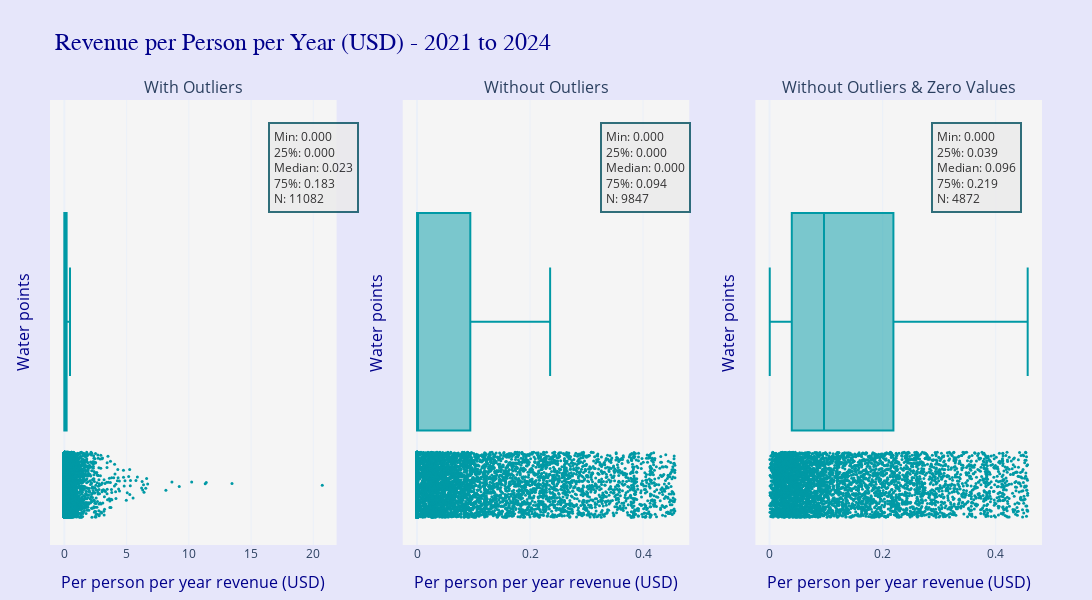

Source (notebook cell):
### Code cell
# =========================================================
# 1) Ensure year numeric + (optional) filter years 2021–2024
# =========================================================
df = df.copy()
df["year"] = pd.to_numeric(df["year"], errors="coerce")
df = df[(df["year"] >= 2021) & (df["year"] <= 2024)].copy()

# =========================================================
# 2) Build comparable metric per_person_per_year
#    IMPORTANT FIX:
#    Exclude invalid denominators (wp_pop_last <= 0) so we don't
#    keep +inf values (Python) that Excel drops as invalid.
# =========================================================
df = df[pd.to_numeric(df["wp_pop_last"], errors="coerce") > 0].copy()
df["wp_revenue_USD"] = pd.to_numeric(df["wp_revenue_USD"], errors="coerce")
df["wp_pop_last"] = pd.to_numeric(df["wp_pop_last"], errors="coerce")

df["per_person_per_year"] = df["wp_revenue_USD"] / df["wp_pop_last"]

# Keep finite values only (safety)
df = df[np.isfinite(df["per_person_per_year"])].copy()

# Base set: non-negative (includes zeros), aligns with Excel
df_filtered = df[df["per_person_per_year"] >= 0].copy()

# =========================================================
# 3) OUTLIER REMOVAL using IQR (on the base set)
# =========================================================
Q1 = df_filtered["per_person_per_year"].quantile(0.25)
Q3 = df_filtered["per_person_per_year"].quantile(0.75)
IQR = Q3 - Q1

lower = Q1 - 1.5 * IQR
upper = Q3 + 1.5 * IQR

filtered_df = df_filtered[
    (df_filtered["per_person_per_year"] >= lower) &
    (df_filtered["per_person_per_year"] <= upper)
].copy()

# Remove zeros from the IQR-filtered set
filtered_non_zero_df = filtered_df[filtered_df["per_person_per_year"] > 0].copy()

# =========================================================
# 4) Stats helper
# =========================================================
def stats_summary(series: pd.Series):
    s = series.astype(float)
    return {
        "min": float(s.min()),
        "q1": float(s.quantile(0.25)),
        "median": float(s.median()),
        "q3": float(s.quantile(0.75)),
        "n": int(s.shape[0]),
    }

stats1 = stats_summary(df_filtered["per_person_per_year"])          # with outliers
stats2 = stats_summary(filtered_df["per_person_per_year"])          # without outliers
stats3 = stats_summary(filtered_non_zero_df["per_person_per_year"]) # no outliers & no zero

# (Optional) sanity prints
print("df.shape:", df.shape)
print("With outliers:", len(df_filtered))
print("Without outliers:", len(filtered_df))
print("Without outliers & zeros:", len(filtered_non_zero_df))
print("Zero values in df_filtered:", (df_filtered["per_person_per_year"] == 0).sum())
print("Zero values in filtered_df:", (filtered_df["per_person_per_year"] == 0).sum())

# =========================================================
# 5) PLOT
# =========================================================
fig = make_subplots(
    rows=1, cols=3,
    subplot_titles=("With Outliers", "Without Outliers", "Without Outliers & Zero Values")
)

color_main = "#0099a5"

# Main boxplots
fig.add_trace(go.Box(
    x=df_filtered["per_person_per_year"],
    name="",
    boxpoints="all",
    marker=dict(color=color_main, size=3)
), row=1, col=1)

fig.add_trace(go.Box(
    x=filtered_df["per_person_per_year"],
    name="",
    boxpoints="all",
    marker=dict(color=color_main, size=3)
), row=1, col=2)

fig.add_trace(go.Box(
    x=filtered_non_zero_df["per_person_per_year"],
    name="",
    boxpoints="all",
    marker=dict(color=color_main, size=3)
), row=1, col=3)

# Annotation boxes
positions = [0.22, 0.60, 0.98]
stats_list = [stats1, stats2, stats3]

for i, s in enumerate(stats_list):
    fig.add_annotation(
        x=positions[i], y=0.95, xref="paper", yref="paper",
        text=(
            f"Min: {s['min']:.3f}<br>"
            f"25%: {s['q1']:.3f}<br>"
            f"Median: {s['median']:.3f}<br>"
            f"75%: {s['q3']:.3f}<br>"
            f"N: {s['n']}"
        ),
        showarrow=False,
        font=dict(size=12, color="black"),
        align="left",
        bgcolor="#ebeaeb",
        bordercolor="#004d5c",
        borderwidth=2,
        borderpad=4,
        opacity=0.8
    )

fig.update_layout(
    title_text="Revenue per Person per Year (USD) - 2021 to 2024",
    template="plotly_white",
    height=600,
    width=1600,
    paper_bgcolor="lavender",
    plot_bgcolor="whitesmoke",
    title_font=dict(size=24, family="Arial", color="darkblue"),
    showlegend=False,
    margin=dict(l=50, r=50, t=100, b=50)
)

fig.update_xaxes(
    title_text="Per person per year revenue (USD)",
    title_font=dict(size=16, color="darkblue")
)
fig.update_yaxes(
    title_text="Water points",
    title_font=dict(size=16, color="darkblue")
)

fig.show()

pio.write_image(fig, "revenue_per_person.svg", format="svg")

### Figure 1 — Plotly figure (JSON) as saved in the notebook; plotly's stock layout.template omitted (floating-point values rounded to 4 significant figures; data arrays with more than 128 entries replaced by an {"elided": "..."} marker saying what was removed)
{"data": [{"boxpoints": "all", "marker": {"color": "#0099a5", "size": 3}, "name": "", "type": "box", "x": {"elided": "11082 float values"}, "xaxis": "x", "yaxis": "y"}, {"boxpoints": "all", "marker": {"color": "#0099a5", "size": 3}, "name": "", "type": "box", "x": {"elided": "9847 float values"}, "xaxis": "x2", "yaxis": "y2"}, {"boxpoints": "all", "marker": {"color": "#0099a5", "size": 3}, "name": "", "type": "box", "x": {"elided": "4872 float values"}, "xaxis": "x3", "yaxis": "y3"}], "layout": {"annotations": [{"font": {"size": 16}, "showarrow": false, "text": "With Outliers", "x": 0.1444, "xanchor": "center", "xref": "paper", "y": 1, "yanchor": "bottom", "yref": "paper"}, {"font": {"size": 16}, "showarrow": false, "text": "Without Outliers", "x": 0.5, "xanchor": "center", "xref": "paper", "y": 1, "yanchor": "bottom", "yref": "paper"}, {"font": {"size": 16}, "showarrow": false, "text": "Without Outliers & Zero Values", "x": 0.8556, "xanchor": "center", "xref": "paper", "y": 1, "yanchor": "bottom", "yref": "paper"}, {"align": "left", "bgcolor": "#ebeaeb", "bordercolor": "#004d5c", "borderpad": 4, "borderwidth": 2, "font": {"color": "black", "size": 12}, "opacity": 0.8, "showarrow": false, "text": "Min: 0.000<br>25%: 0.000<br>Median: 0.023<br>75%: 0.183<br>N: 11082", "x": 0.22, "xref": "paper", "y": 0.95, "yref": "paper"}, {"align": "left", "bgcolor": "#ebeaeb", "bordercolor": "#004d5c", "borderpad": 4, "borderwidth": 2, "font": {"color": "black", "size": 12}, "opacity": 0.8, "showarrow": false, "text": "Min: 0.000<br>25%: 0.000<br>Median: 0.000<br>75%: 0.094<br>N: 9847", "x": 0.6, "xref": "paper", "y": 0.95, "yref": "paper"}, {"align": "left", "bgcolor": "#ebeaeb", "bordercolor": "#004d5c", "borderpad": 4, "borderwidth": 2, "font": {"color": "black", "size": 12}, "opacity": 0.8, "showarrow": false, "text": "Min: 0.000<br>25%: 0.039<br>Median: 0.096<br>75%: 0.219<br>N: 4872", "x": 0.98, "xref": "paper", "y": 0.95, "yref": "paper"}], "height": 600, "margin": {"b": 50, "l": 50, "r": 50, "t": 100}, "paper_bgcolor": "lavender", "plot_bgcolor": "whitesmoke", "showlegend": false, "title": {"font": {"color": "darkblue", "family": "Arial", "size": 24}, "text": "Revenue per Person per Year (USD) - 2021 to 2024"}, "width": 1600, "xaxis": {"anchor": "y", "domain": [0, 0.2889], "title": {"font": {"color": "darkblue", "size": 16}, "text": "Per person per year revenue (USD)"}}, "xaxis2": {"anchor": "y2", "domain": [0.3556, 0.6444], "title": {"font": {"color": "darkblue", "size": 16}, "text": "Per person per year revenue (USD)"}}, "xaxis3": {"anchor": "y3", "domain": [0.7111, 1], "title": {"font": {"color": "darkblue", "size": 16}, "text": "Per person per year revenue (USD)"}}, "yaxis": {"anchor": "x", "domain": [0, 1], "title": {"font": {"color": "darkblue", "size": 16}, "text": "Water points"}}, "yaxis2": {"anchor": "x2", "domain": [0, 1], "title": {"font": {"color": "darkblue", "size": 16}, "text": "Water points"}}, "yaxis3": {"anchor": "x3", "domain": [0, 1], "title": {"font": {"color": "darkblue", "size": 16}, "text": "Water points"}}}}
